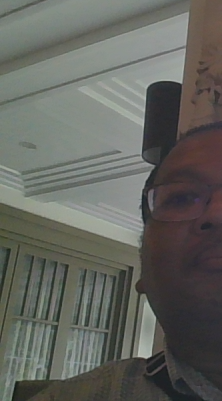
#> input picture uploads/crop-034e0ef95a2142a19c7bcc9b9199d9e5.png, 222 x 401 px; its folder holds only this picture in this run
$ python analyze_koli.py uploads/crop-034e0ef95a2142a19c7bcc9b9199d9e5.png out
#> lines starting #> are read from the running program, lines starting #| are printed output that depends on the picture; after the words box and inside, x2 and y2 are one past the last pixel; in counts of white or black regions, pixels touching at a corner belong together
import sys
import json
import uuid
import os
import cv2
import numpy as np

def analyze(image_path, output_dir, baseline_paths=None):
#> called with output_dir = 'out'
    try:
        # Load image
        img = cv2.imread(image_path)
#> img is the input picture: shape (401, 222, 3); mean B, G, R 94.4, 100, 98.8
        if img is None:
            raise ValueError(f"Could not read image: {image_path}")

        H, W = img.shape[:2]
#> H = 401; W = 222

        # Convert to grayscale
        gray = cv2.cvtColor(img, cv2.COLOR_BGR2GRAY)

        if baseline_paths and len(baseline_paths) > 0:
            best_thresh = None
            valid_bgs = 0

            for path in baseline_paths:
                if os.path.exists(path):
                    bg_img = cv2.imread(path)
                    if bg_img is not None:
                        bg_gray = cv2.cvtColor(bg_img, cv2.COLOR_BGR2GRAY)
                        if bg_gray.shape != gray.shape:
                            bg_gray = cv2.resize(bg_gray, (W, H))

                        diff = cv2.absdiff(gray, bg_gray)
                        _, thresh = cv2.threshold(diff, 35, 255, cv2.THRESH_BINARY)

                        if best_thresh is None:
                            best_thresh = thresh
                        else:
                            best_thresh = cv2.bitwise_and(best_thresh, thresh)
                        valid_bgs += 1

            if valid_bgs > 0:
                kernel = cv2.getStructuringElement(cv2.MORPH_RECT, (9, 9))
                closed = cv2.morphologyEx(best_thresh, cv2.MORPH_CLOSE, kernel)
            else:
                # Fallback if all bg images fail to load
                blurred = cv2.GaussianBlur(gray, (5, 5), 0)
                edges = cv2.Canny(blurred, 30, 150)
                kernel = cv2.getStructuringElement(cv2.MORPH_RECT, (9, 9))
                closed = cv2.morphologyEx(edges, cv2.MORPH_CLOSE, kernel)
        else:
            # Fallback to standard Canny edge detection
            blurred = cv2.GaussianBlur(gray, (5, 5), 0)
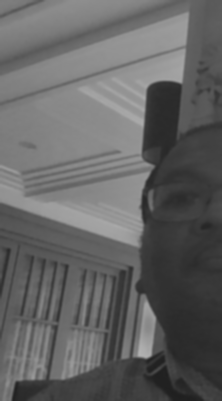
#> blurred: shape (401, 222); min 31, max 178, mean 99
            edges = cv2.Canny(blurred, 30, 150)
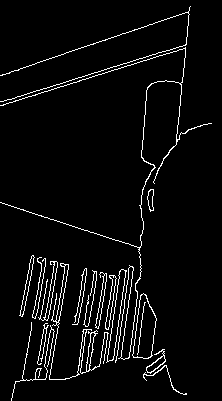
#> edges: shape (401, 222); 4.4% white in thin lines or dots
            kernel = cv2.getStructuringElement(cv2.MORPH_RECT, (9, 9))
            closed = cv2.morphologyEx(edges, cv2.MORPH_CLOSE, kernel)
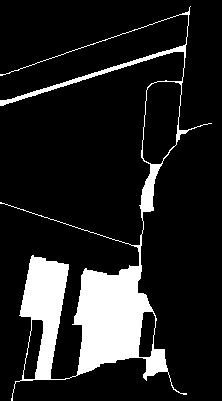
#> closed: shape (401, 222); 13.6% white; 1 white region

        # Find contours
        contours, hierarchy = cv2.findContours(closed, cv2.RETR_EXTERNAL, cv2.CHAIN_APPROX_SIMPLE)
#> contours = 1 contour; box (x1, y1, x2, y2) and area: (0, 6, 212, 401) 14576

        valid_bboxes = []
        MIN_AREA = W * H * 0.005  # 0.5% of total area
#> MIN_AREA = 445.1
        MIN_DIM = min(W, H) * 0.03  # 3% of dimension
#> MIN_DIM = 6.66

        for cnt in contours:
            x, y, w, h = cv2.boundingRect(cnt)
            # Area calculated from bounding rect to capture full box size even if edges are incomplete
            area = w * h
            if area >= MIN_AREA and w >= MIN_DIM and h >= MIN_DIM:
                valid_bboxes.append((x, y, w, h))
#> this loop made 1 pass
#> (x, y, w, h, area) on pass 1: (0, 6, 212, 395, 83740)
#> after the loop, valid_bboxes = [(0, 6, 212, 395)]

        # Handle overlapping bounding boxes (Non-Maximum Suppression-like)
        # We group rectangles that heavily overlap.
        # This is simple: if one box is completely inside another, remove the inner one.
        final_bboxes = []
        for i, (x1, y1, w1, h1) in enumerate(valid_bboxes):
            is_inside = False
            for j, (x2, y2, w2, h2) in enumerate(valid_bboxes):
                if i != j:
                    if x1 >= x2 and y1 >= y2 and (x1+w1) <= (x2+w2) and (y1+h1) <= (y2+h2):
                        is_inside = True
                        break
            if not is_inside:
                final_bboxes.append((x1, y1, w1, h1))
#> this loop made 1 pass
#> after the loop, final_bboxes = [(0, 6, 212, 395)]

        # Sort left-to-right
        final_bboxes.sort(key=lambda b: b[0])

        crop_urls = []
        crop_data = []
        PADDING = int(min(W, H) * 0.02)
#> PADDING = 4

        if not os.path.exists(output_dir):
            os.makedirs(output_dir)

        for (x, y, w, h) in final_bboxes:
            left = max(0, x - PADDING)
            top = max(0, y - PADDING)
            right = min(W, x + w + PADDING)
            bottom = min(H, y + h + PADDING)

            crop_img = img[top:bottom, left:right]

            filename = f"crop-{uuid.uuid4().hex}.png"
            out_path = os.path.join(output_dir, filename)
            cv2.imwrite(out_path, crop_img)

            # Since server.mjs serves UPLOADS_DIR at /uploads
            url = f"/uploads/{filename}"
            crop_urls.append(url)
            crop_data.append({
                "url": url,
                "bbox": {"x": left, "y": top, "w": right - left, "h": bottom - top}
            })
#> this loop made 1 pass
#> (x, y, w, h, left, top, right, bottom) on pass 1: (0, 6, 212, 395, 0, 2, 216, 401)
#> pass 1, in analyze, `crop_img = img[top:bottom, left:right]`:
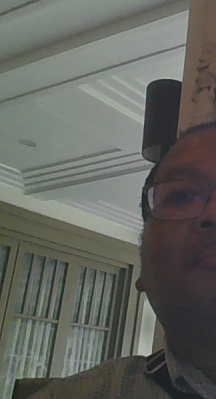
#> crop_img: shape (399, 216, 3); mean B, G, R 95.2, 101, 99.3
#> after the loop, crop_data = 1 item; crop_urls = 1 item

        print(json.dumps({
            "koliCount": len(crop_urls),
            "cropUrls": crop_urls,
            "cropData": crop_data,
            "success": True
        }))
#> (printed output is left out)

    except Exception as e:
        print(json.dumps({
            "success": False,
            "error": str(e)
        }))
        sys.exit(1)

if __name__ == "__main__":
    if len(sys.argv) < 3:
        print(json.dumps({"success": False, "error": "Missing arguments: image_path output_dir [baseline_path1] [baseline_path2]..."}))
        sys.exit(1)

    img_path = sys.argv[1]
    out_dir = sys.argv[2]
    baseline_paths = sys.argv[3:] if len(sys.argv) > 3 else None

    analyze(img_path, out_dir, baseline_paths)

$ run again, on uploads/crop-12909074c5c241f8b24b3b012f51dd42.png
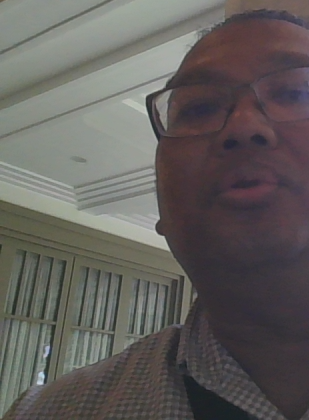
#> input picture uploads/crop-12909074c5c241f8b24b3b012f51dd42.png, 309 x 420 px
#> in analyze, img is the input picture: shape (420, 309, 3); mean B, G, R 91.8, 94.3, 97.6
#> in analyze, `edges = cv2.Canny(blurred, 30, 150)`:
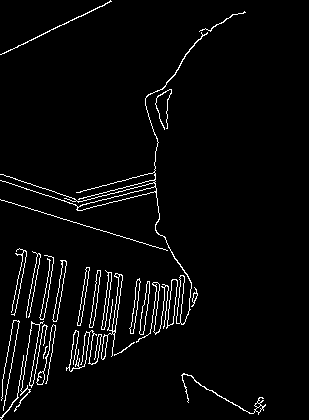
#> edges: shape (420, 309); 3.6% white in thin lines or dots, all inside (x1, y1, x2, y2) = (0, 0, 266, 420)
#> closed: shape (420, 309); 11.9% white; 4 white regions
#> contours = 4 contours; box (x1, y1, x2, y2) and area: (0, 11, 246, 372) 9561, (0, 248, 67, 420) 6530, (181, 373, 266, 415) 258, (0, 0, 112, 55) 64
#> the loop in analyze, `for cnt in contours:` made 4 passes
#> (x, y, w, h, area) on passes 1 to 4: (181, 373, 85, 42, 3570), (0, 248, 67, 172, 11524), (0, 11, 246, 361, 88806), (0, 0, 112, 55, 6160)
#> after the loop in analyze, `for cnt in contours:`: valid_bboxes = [(181, 373, 85, 42), (0, 248, 67, 172), (0, 11, 246, 361), (0, 0, 112, 55)]
#> the loop in analyze, `for i, (x1, y1, w1, h1) in enumerate(valid_bboxes):` made 4 passes
#> after the loop in analyze, `for i, (x1, y1, w1, h1) in enumerate(valid_bboxes):`: final_bboxes has the same summary as valid_bboxes
#> the loop in analyze, `for (x, y, w, h) in final_bboxes:` made 4 passes
#> (x, y, w, h, left, top, right, bottom) on passes 1 to 4: (0, 248, 67, 172, 0, 242, 73, 420), (0, 11, 246, 361, 0, 5, 252, 378), (0, 0, 112, 55, 0, 0, 118, 61), (181, 373, 85, 42, 175, 367, 272, 420)
#> pass 3, in analyze, `crop_img = img[top:bottom, left:right]`:
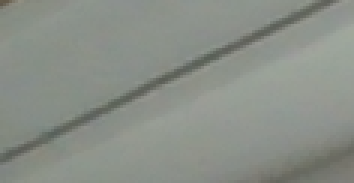
#> crop_img: shape (61, 118, 3) (shown 3 times larger); mean B, G, R 135.4, 142.8, 137.7
#> after the loop in analyze, `for (x, y, w, h) in final_bboxes:`: crop_data = 4 items
#> (printed output is left out)

$ run again, on uploads/crop-13fd7553ff304d179dbda2d6ae0abcc6.png
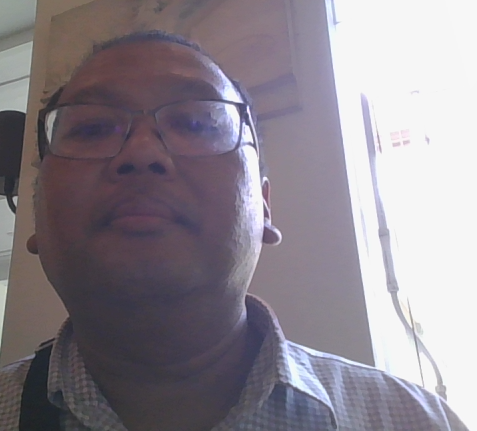
#> input picture uploads/crop-13fd7553ff304d179dbda2d6ae0abcc6.png, 477 x 431 px
#> in analyze, img is the input picture: shape (431, 477, 3); mean B, G, R 141.5, 133.1, 140
#> in analyze, `edges = cv2.Canny(blurred, 30, 150)`:
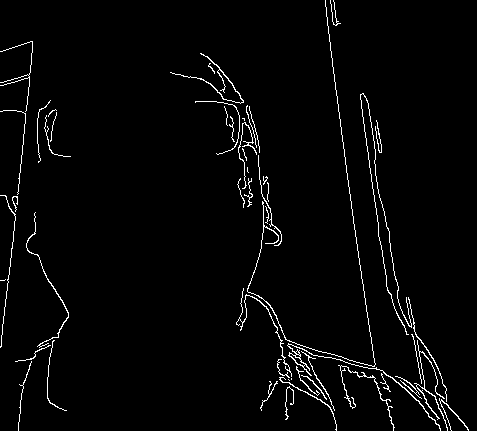
#> edges: shape (431, 477); 2.6% white in thin lines or dots
#> closed: shape (431, 477); 7% white; 4 white regions
#> contours = 4 contours; box (x1, y1, x2, y2) and area: (170, 0, 469, 431) 11631, (37, 100, 71, 163) 548, (0, 41, 33, 348) 404, (15, 212, 69, 431) 280
#> the loop in analyze, `for cnt in contours:` made 4 passes
#> (x, y, w, h, area) on passes 1 to 4: (15, 212, 54, 219, 11826), (37, 100, 34, 63, 2142), (0, 41, 33, 307, 10131), (170, 0, 299, 431, 128869)
#> after the loop in analyze, `for cnt in contours:`: valid_bboxes = [(15, 212, 54, 219), (37, 100, 34, 63), (0, 41, 33, 307), (170, 0, 299, 431)]
#> the loop in analyze, `for i, (x1, y1, w1, h1) in enumerate(valid_bboxes):` made 4 passes
#> after the loop in analyze, `for i, (x1, y1, w1, h1) in enumerate(valid_bboxes):`: final_bboxes has the same summary as valid_bboxes
#> the loop in analyze, `for (x, y, w, h) in final_bboxes:` made 4 passes
#> (x, y, w, h, left, top, right, bottom) on passes 1 to 4: (0, 41, 33, 307, 0, 33, 41, 356), (15, 212, 54, 219, 7, 204, 77, 431), (37, 100, 34, 63, 29, 92, 79, 171), (170, 0, 299, 431, 162, 0, 477, 431)
#> pass 3, in analyze, `crop_img = img[top:bottom, left:right]`:
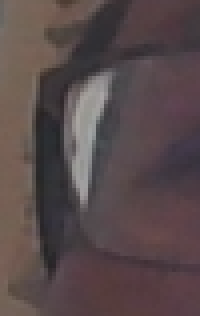
#> crop_img: shape (79, 50, 3) (shown 4 times larger); mean B, G, R 75, 74, 88.1
#> after the loop in analyze, `for (x, y, w, h) in final_bboxes:`: crop_data = 4 items
#> (printed output is left out)

$ run again, on uploads/crop-1efa1e43bff744bfbbaa0e93d50796aa.png
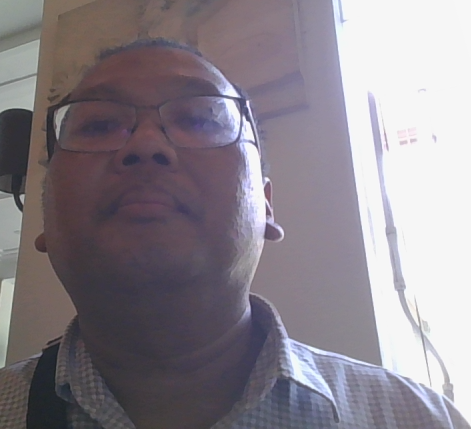
#> input picture uploads/crop-1efa1e43bff744bfbbaa0e93d50796aa.png, 471 x 429 px
#> in analyze, img is the input picture: shape (429, 471, 3); mean B, G, R 139, 131.1, 137.9
#> in analyze, `edges = cv2.Canny(blurred, 30, 150)`:
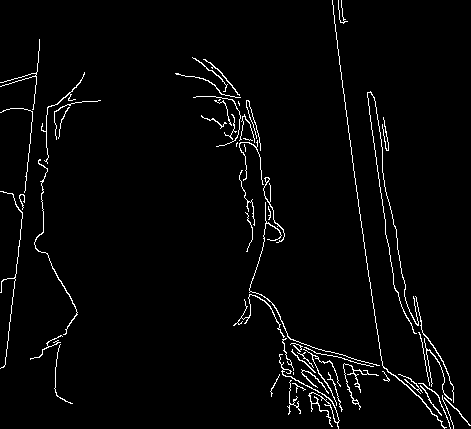
#> edges: shape (429, 471); 2.8% white in thin lines or dots
#> closed: shape (429, 471); 7.9% white; 3 white regions
#> contours = 3 contours; box (x1, y1, x2, y2) and area: (175, 0, 471, 429) 12786, (30, 72, 101, 404) 1010, (0, 39, 40, 369) 344
#> the loop in analyze, `for cnt in contours:` made 3 passes
#> (x, y, w, h, area) on passes 1 to 3: (30, 72, 71, 332, 23572), (0, 39, 40, 330, 13200), (175, 0, 296, 429, 126984)
#> after the loop in analyze, `for cnt in contours:`: valid_bboxes = [(30, 72, 71, 332), (0, 39, 40, 330), (175, 0, 296, 429)]
#> the loop in analyze, `for i, (x1, y1, w1, h1) in enumerate(valid_bboxes):` made 3 passes
#> after the loop in analyze, `for i, (x1, y1, w1, h1) in enumerate(valid_bboxes):`: final_bboxes has the same summary as valid_bboxes
#> the loop in analyze, `for (x, y, w, h) in final_bboxes:` made 3 passes
#> (x, y, w, h, left, top, right, bottom) on passes 1 to 3: (0, 39, 40, 330, 0, 31, 48, 377), (30, 72, 71, 332, 22, 64, 109, 412), (175, 0, 296, 429, 167, 0, 471, 429)
#> pass 3, in analyze, `crop_img = img[top:bottom, left:right]`:
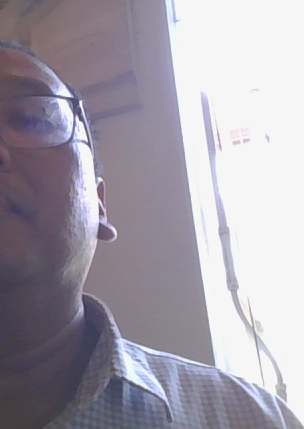
#> crop_img: shape (429, 304, 3); mean B, G, R 170.2, 159.3, 164.3
#> after the loop in analyze, `for (x, y, w, h) in final_bboxes:`: crop_data = 3 items
#> (printed output is left out)

$ run again, on uploads/crop-0620a30dfd3c4ed897e716615ada4481.png
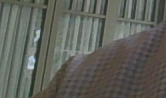
#> input picture uploads/crop-0620a30dfd3c4ed897e716615ada4481.png, 166 x 98 px
#> in analyze, img is the input picture: shape (98, 166, 3); mean B, G, R 90.1, 97, 95.2
#> edges: shape (98, 166); 9.7% white in thin lines or dots, all inside (x1, y1, x2, y2) = (8, 0, 157, 98)
#> closed: shape (98, 166); 37.4% white; 1 white region
#> contours = 1 contour; box (x1, y1, x2, y2) and area: (8, 0, 157, 98) 5726
#> the loop in analyze, `for cnt in contours:` made 1 pass
#> (x, y, w, h, area) on pass 1: (8, 0, 149, 98, 14602)
#> after the loop in analyze, `for cnt in contours:`: valid_bboxes = [(8, 0, 149, 98)]
#> the loop in analyze, `for i, (x1, y1, w1, h1) in enumerate(valid_bboxes):` made 1 pass
#> the loop in analyze, `for (x, y, w, h) in final_bboxes:` made 1 pass
#> (x, y, w, h, left, top, right, bottom) on pass 1: (8, 0, 149, 98, 7, 0, 158, 98)
#> pass 1, in analyze, `crop_img = img[top:bottom, left:right]`:
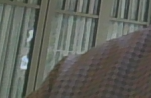
#> crop_img: shape (98, 151, 3); mean B, G, R 90.5, 97.4, 95.5
#> after the loop in analyze, `for (x, y, w, h) in final_bboxes:`: crop_data = 1 item
#> (printed output is left out)
